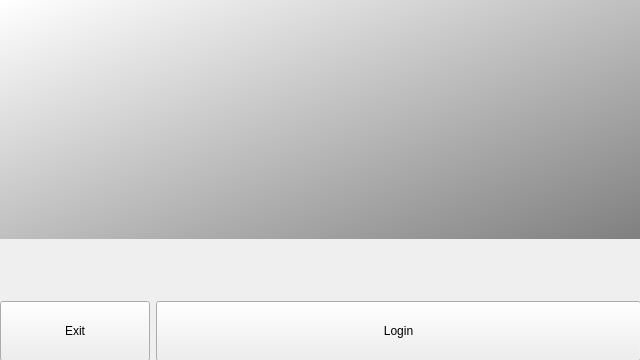
<?xml version="1.0" encoding="UTF-8"?>
<ui version="4.0">
 <class>LoginView</class>
 <widget class="QWidget" name="LoginView">
  <property name="geometry">
   <rect>
    <x>0</x>
    <y>0</y>
    <width>640</width>
    <height>360</height>
   </rect>
  </property>
  <property name="windowTitle">
   <string>Form</string>
  </property>
  <widget class="QWidget" name="verticalLayoutWidget">
   <property name="geometry">
    <rect>
     <x>0</x>
     <y>0</y>
     <width>641</width>
     <height>361</height>
    </rect>
   </property>
   <layout class="QVBoxLayout" name="verticalLayout">
    <item>
     <widget class="QGraphicsView" name="graphicsView">
      <property name="focusPolicy">
       <enum>Qt::NoFocus</enum>
      </property>
      <property name="styleSheet">
       <string notr="true">background-image: url(:/ChatMX-Splash.png);
background-color: qlineargradient(spread:pad, x1:1, y1:1, x1:2, y1:2, stop:0 rgba(0, 0, 0, 255), stop:1 rgba(255, 255, 255, 255));</string>
      </property>
      <property name="frameShape">
       <enum>QFrame::NoFrame</enum>
      </property>
      <property name="frameShadow">
       <enum>QFrame::Plain</enum>
      </property>
     </widget>
    </item>
    <item>
     <widget class="QLabel" name="labelStatus">
      <property name="minimumSize">
       <size>
        <width>0</width>
        <height>50</height>
       </size>
      </property>
      <property name="text">
       <string/>
      </property>
      <property name="alignment">
       <set>Qt::AlignCenter</set>
      </property>
     </widget>
    </item>
    <item>
     <layout class="QHBoxLayout" name="horizontalLayout">
      <item>
       <widget class="QPushButton" name="buttonExit">
        <property name="sizePolicy">
         <sizepolicy hsizetype="Maximum" vsizetype="Fixed">
          <horstretch>0</horstretch>
          <verstretch>0</verstretch>
         </sizepolicy>
        </property>
        <property name="minimumSize">
         <size>
          <width>150</width>
          <height>60</height>
         </size>
        </property>
        <property name="text">
         <string>Exit</string>
        </property>
       </widget>
      </item>
      <item>
       <widget class="QPushButton" name="buttonLogin">
        <property name="minimumSize">
         <size>
          <width>0</width>
          <height>60</height>
         </size>
        </property>
        <property name="text">
         <string>Login</string>
        </property>
       </widget>
      </item>
     </layout>
    </item>
   </layout>
  </widget>
 </widget>
 <resources/>
 <connections/>
</ui>
